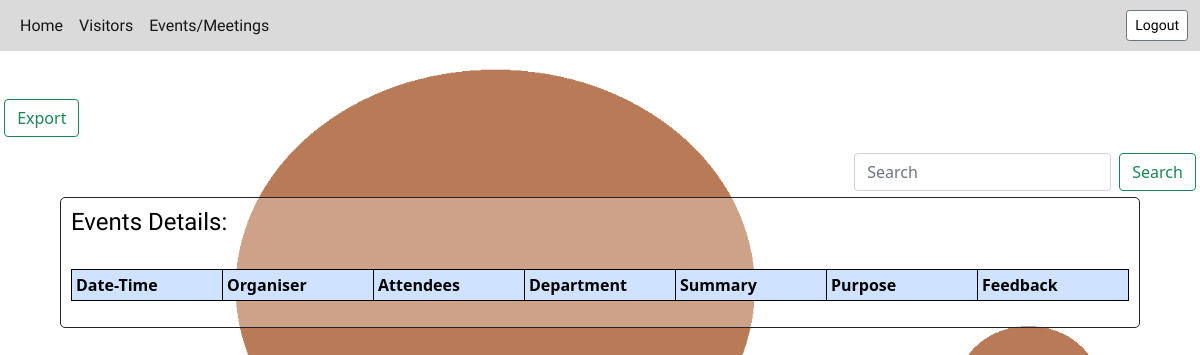
The app's page /events/, older data.
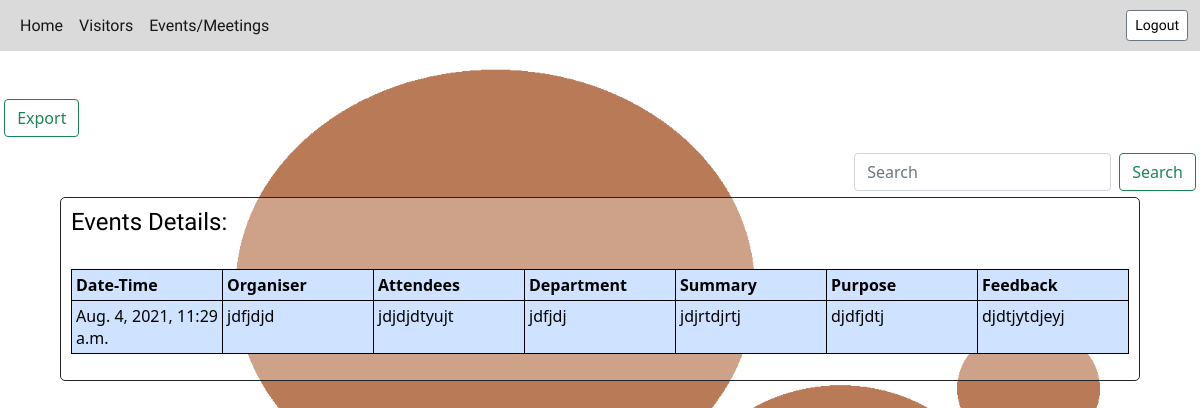
The same page, newer data.
### application/models.py (models this page shows, shortened)
class Event(models.Model):
    datetime = models.DateTimeField(default=now)
    organsier = models.CharField(max_length=50)
    attendees = models.TextField()
    department = models.CharField(max_length=50)
    summary = models.TextField()
    purpose = models.TextField()
    feedback = models.TextField()
    class Meta:
        db_table = "Event"

### application/views.py (the view)
# urls.py: path('events/', views.events, name='Events'),
def events(request):
    search = request.GET.get('search')
    if search is None:
        Events = Event.objects.all()
    else:
        Events = Event.objects.filter(
            Q(datetime__icontains=search) | Q(organsier__icontains=search) | Q(attendees__icontains=search)
            | Q(department__icontains=search) | Q(summary__icontains=search)
            | Q(purpose__icontains=search) | Q(feedback__icontains=search))
    return render(request, 'application/events.html', {'Events': Events})

### application/templates/application/events.html (shortened to what this page needs)
{% extends 'application/basic.html' %}
{% block body %}
{% load static %}
<div>
    <br>
    <br>
    <form class="d-flex" action="/exportevents/" method="GET">
        &nbsp<button class="btn btn-outline-success" type="submit">Export</button>
      </form>
<form class="d-flex" style="float:right" action="/events/" method="GET">
        <input class="form-control me-2" type="search" name="search" placeholder="Search" aria-label="Search">
        <button class="btn btn-outline-success" type="submit">Search</button>&nbsp
      </form>
</div>
<div style="margin:5%; padding:10px; background-color:rgba(253, 253, 253, 0.3);border:1px solid;border-radius:5px;">
    <h4 style="color:black;font-family: 'Black Ops One';">Events Details:</h4><br>
<center>
    <table class="table table-primary table-sm" style="table-layout: fixed;">
    <tr>
        <th>Date-Time</th>
        <th>Organiser</th>
        <th>Attendees</th>
        <th>Department</th>
        <th>Summary</th>
        <th>Purpose</th>
        <th>Feedback</th>
    </tr>
        {% for event in Events %}
        <tr>
        <td>{{ event.datetime }}</td>
        <td>{{ event.organsier }}</td>
        <td>{{ event.attendees }}</td>
        <td>{{ event.department }}</td>
        <td>{{ event.summary }}</td>
        <td>{{ event.purpose }}</td>
        <td>{{ event.feedback }}</td>
    </tr>
        {% endfor %}
</table>
</center>
</div>
{% endblock %}

Row changes from the older to the newer data that the page shows:
added Event: datetime "Aug. 4, 2021, 11:29 a.m.", organsier "jdfjdjd", attendees "jdjdjdtyujt", department "jdfjdj", summary "jdjrtdjrtj", purpose "djdfjdtj", feedback "djdtjytdjeyj"
